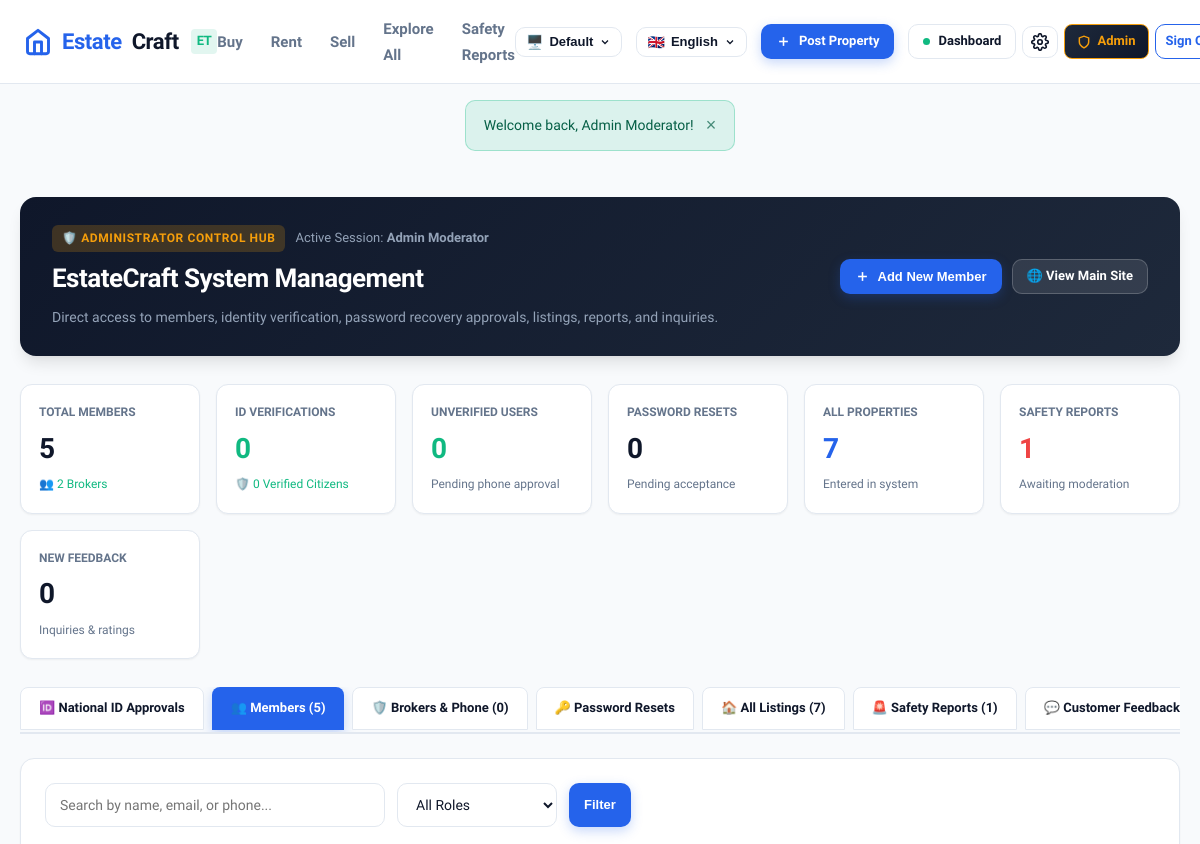
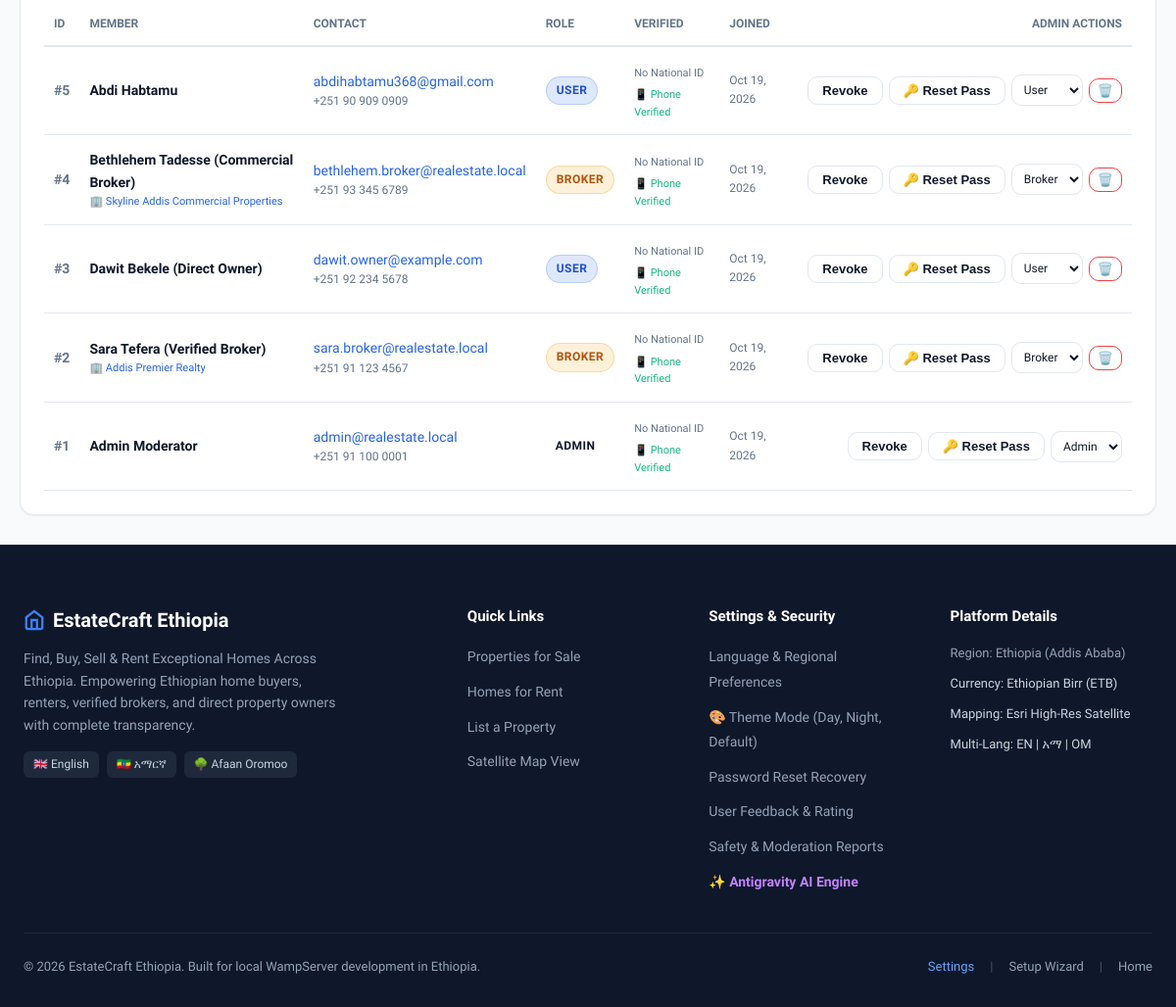
/admin/index.php (signed in), run on the app's committed database (2 pictures, top to bottom).
### tables this page shows
CREATE TABLE IF NOT EXISTS `users` (
  `id` INT UNSIGNED AUTO_INCREMENT PRIMARY KEY,
  `full_name` VARCHAR(100) NOT NULL,
  `email` VARCHAR(150) NOT NULL UNIQUE,
  `password_hash` VARCHAR(255) NULL COMMENT 'Null if registered via Google OAuth before setting password',
  `phone` VARCHAR(30) NULL,
  `phone_verified` TINYINT(1) DEFAULT 0,
  `otp_code` VARCHAR(10) NULL,
  `otp_expires_at` DATETIME NULL,
  `role` ENUM('user', 'broker', 'admin') NOT NULL DEFAULT 'user',
  `google_id` VARCHAR(100) NULL UNIQUE,
  `avatar` VARCHAR(255) NULL,
  `bio` TEXT NULL,
   
  `broker_agency` VARCHAR(150) NULL,
  `broker_license_no` VARCHAR(100) NULL,
  `broker_fee_percentage` DECIMAL(5,2) NULL DEFAULT 2.00 COMMENT 'Percentage commission for sales',
  `broker_fixed_fee` DECIMAL(10,2) NULL DEFAULT 0.00 COMMENT 'Fixed fee or rental placement fee',
  `broker_fee_notes` VARCHAR(255) NULL DEFAULT 'Standard 2% commission upon closing. No hidden upfront fees.',
  `preferred_language` VARCHAR(10) DEFAULT 'en',
  `theme_mode` VARCHAR(30) DEFAULT 'default' COMMENT 'light, dark, or default (system)',
  `ai_smart_alerts` TINYINT(1) DEFAULT 1,
  `ai_search_query` VARCHAR(255) NULL,
   
  `national_id_number` VARCHAR(100) NULL,
  `national_id_type` VARCHAR(50) DEFAULT 'fayda_national_id',
  `national_id_document` VARCHAR(255) NULL,
  `national_id_status` ENUM('unverified', 'pending', 'verified', 'rejected') NOT NULL DEFAULT 'unverified',
  `national_id_submitted_at` DATETIME NULL,
  `national_id_verified_at` DATETIME NULL,
  `national_id_rejection_reason` VARCHAR(255) NULL,
  `created_at` TIMESTAMP DEFAULT CURRENT_TIMESTAMP,
  `updated_at` TIMESTAMP DEFAULT CURRENT_TIMESTAMP ON UPDATE CURRENT_TIMESTAMP
);

### admin/index.php (the view, shortened to what the rows shown need)
<?php
require_once __DIR__ . '/../includes/auth.php';
$admin = requireAdmin();
$pdo = getDB();
$activeTab = $_GET['tab'] ?? 'members';
$members = [];
if ($activeTab === 'members') {
    $sql = "SELECT id, full_name, email, phone, phone_verified, role, broker_agency, national_id_status, national_id_type, national_id_number, created_at FROM users WHERE 1=1";
    $params = [];
    $sql .= " ORDER BY id DESC";
    $stmt = $pdo->prepare($sql);
    $stmt->execute($params);
    $members = $stmt->fetchAll();
}
require_once __DIR__ . '/../includes/header.php';
?>
<div class="admin-container" style="max-width: 1320px; margin: 30px auto; padding: 0 20px;">
    <div style="background: linear-gradient(135deg, #0f172a 0%, #1e293b 100%); border-radius: 16px; padding: 28px 32px; color: #ffffff; margin-bottom: 28px; box-shadow: var(--shadow-lg); display: flex; justify-content: space-between; align-items: center; flex-wrap: wrap; gap: 20px;">
        <div>
            <div style="display: flex; align-items: center; gap: 10px; margin-bottom: 6px;">
                <span style="font-size: 13px; color: #94a3b8;">Active Session: <strong><?= htmlspecialchars($admin['full_name']) ?></strong></span>
            </div>
            <h1 style="font-size: 26px; font-weight: 800; color: #ffffff; margin: 0; letter-spacing: -0.02em;">
                EstateCraft System Management
            </h1>
        </div>
    </div>
    <?php if ($activeTab === 'members'): ?>
        <div style="background: var(--bg-card); border: 1px solid var(--border-color); border-radius: 14px; padding: 24px; box-shadow: var(--shadow-sm);">
            <div style="overflow-x: auto;">
                <table style="width: 100%; border-collapse: collapse; text-align: left; font-size: 14px;">
                    <thead>
                        <tr style="border-bottom: 2px solid var(--border-color); color: var(--text-muted); font-size: 12px; text-transform: uppercase;">
                            <th style="padding: 12px 10px;">ID</th>
                            <th style="padding: 12px 10px;">Member</th>
                            <th style="padding: 12px 10px;">Contact</th>
                            <th style="padding: 12px 10px;">Role</th>
                            <th style="padding: 12px 10px;">Verified</th>
                            <th style="padding: 12px 10px;">Joined</th>
                            <th style="padding: 12px 10px; text-align: right;">Admin Actions</th>
                        </tr>
                    </thead>
                    <tbody>
                        <?php if (empty($members)): ?>
                            <tr>
                                <td colspan="7" style="padding: 30px; text-align: center; color: var(--text-muted);">
                                    No members found matching your filter criteria.
                                </td>
                            </tr>
                        <?php else: ?>
                            <?php foreach ($members as $m): ?>
                                <tr style="border-bottom: 1px solid var(--border-color);">
                                    <td style="padding: 14px 10px; font-weight: 700; color: var(--text-muted);">#<?= $m['id'] ?></td>
                                    <td style="padding: 14px 10px;">
                                        <div style="font-weight: 700; color: var(--secondary);"><?= htmlspecialchars($m['full_name']) ?></div>
                                        <?php if (!empty($m['broker_agency'])): ?>
                                            <div style="font-size: 11px; color: var(--primary);">🏢 <?= htmlspecialchars($m['broker_agency']) ?></div>
                                        <?php endif; ?>
                                    </td>
                                    <td style="padding: 14px 10px;">
                                        <div><a href="mailto:<?= htmlspecialchars($m['email']) ?>" style="color: var(--primary);"><?= htmlspecialchars($m['email']) ?></a></div>
                                        <div style="font-size: 12px; color: var(--text-muted);"><?= htmlspecialchars($m['phone'] ?? 'No phone') ?></div>
                                    </td>
                                    <td style="padding: 14px 10px;">
                                        <span class="badge badge-<?= $m['role'] === 'admin' ? 'sold' : ($m['role'] === 'broker' ? 'broker' : 'sale') ?>">
                                            <?= ucfirst($m['role']) ?>
                                        </span>
                                    </td>
                                    <td style="padding: 14px 10px;">
                                        <?php if (($m['national_id_status'] ?? '') === 'verified'): ?>
                                            <span style="color: #047857; font-weight: 700; font-size: 12px; display: inline-flex; align-items: center; gap: 4px;">
                                                🛡️ ID Verified
                                            </span>
                                        <?php elseif (($m['national_id_status'] ?? '') === 'pending'): ?>
                                            <a href="?tab=national_id" style="color: #b45309; font-weight: 700; font-size: 12px; display: inline-flex; align-items: center; gap: 4px; text-decoration: none;" title="National ID awaiting admin review">
                                                ⏳ ID Pending
                                            </a>
                                        <?php elseif (($m['national_id_status'] ?? '') === 'rejected'): ?>
                                            <span style="color: #b91c1c; font-weight: 700; font-size: 12px; display: inline-flex; align-items: center; gap: 4px;" title="ID rejected">
                                                ❌ ID Rejected
                                            </span>
                                        <?php else: ?>
                                            <span style="color: var(--text-muted); font-size: 11px;">No National ID</span>
                                        <?php endif; ?>
                                        <div style="font-size: 11px; margin-top: 4px; color: <?= $m['phone_verified'] ? '#10b981' : '#94a3b8' ?>;">
                                            📱 <?= $m['phone_verified'] ? 'Phone Verified' : 'Phone Unverified' ?>
                                        </div>
                                    </td>
                                    <td style="padding: 14px 10px; font-size: 12px; color: var(--text-muted);">
                                        <?= date('M j, Y', strtotime($m['created_at'])) ?>
                                    </td>
                                    <td style="padding: 14px 10px; text-align: right;">
                                        <div style="display: flex; gap: 6px; justify-content: flex-end; align-items: center;">
                                            <form method="POST" action="" style="display: inline;">
                                                <button type="submit" class="btn btn-secondary btn-sm" title="<?= $m['phone_verified'] ? 'Revoke Verification' : 'Approve & Verify' ?>">
                                                    <?= $m['phone_verified'] ? 'Revoke' : 'Verify' ?>
                                                </button>
                                            </form>
                                            <button type="button" class="btn btn-secondary btn-sm" onclick="openResetModal(<?= $m['id'] ?>, '<?= htmlspecialchars(addslashes($m['email'])) ?>')" title="Set Password Directly">
                                                🔑 Reset Pass
                                            </button>
                                            <form method="POST" action="" style="display: inline;">
                                                <select name="role" onchange="if(confirm('Change role for <?= htmlspecialchars(addslashes($m['full_name'])) ?>?')) this.form.submit(); else this.value='<?= $m['role'] ?>';" class="form-select" style="padding: 4px 8px; font-size: 12px; width: auto; height: 32px;">
                                                    <option value="user" <?= $m['role'] === 'user' ? 'selected' : '' ?>>User</option>
                                                    <option value="broker" <?= $m['role'] === 'broker' ? 'selected' : '' ?>>Broker</option>
                                                    <option value="admin" <?= $m['role'] === 'admin' ? 'selected' : '' ?>>Admin</option>
                                                </select>
                                            </form>
                                            <?php if ($m['id'] !== (int)$admin['id']): ?>
                                                <form method="POST" action="" style="display: inline;" onsubmit="return confirm('WARNING: Are you sure you want to permanently delete member <?= htmlspecialchars(addslashes($m['full_name'])) ?> and all their listings?');">
                                                    <button type="submit" class="btn btn-outline btn-sm" style="color: var(--danger); border-color: var(--danger); padding: 4px 8px;" title="Delete User">
                                                        🗑️
                                                    </button>
                                                </form>
                                            <?php endif; ?>
                                        </div>
                                    </td>
                                </tr>
                            <?php endforeach; ?>
                        <?php endif; ?>
                    </tbody>
                </table>
            </div>
        </div>
    <?php endif; ?>
</div>
<?php require_once __DIR__ . '/../includes/footer.php'; ?>

### data on the page
users: full_name "Admin Moderator", id "1", email "admin@realestate.local", phone "+251 91 100 0001", role "ADMIN", national_id_status "No National ID", phone_verified "Phone Verified", created_at "Oct 19, 2026", role "Admin"
users: id "5", full_name "Abdi Habtamu", email "abdihabtamu368@gmail.com", phone "+251 90 909 0909", role "USER", national_id_status "No National ID", phone_verified "Phone Verified", created_at "Oct 19, 2026", role "User"
users: id "4", full_name "Bethlehem Tadesse (Commercial Broker)", broker_agency "Skyline Addis Commercial Properties", email "bethlehem.broker@realestate.local", phone "+251 93 345 6789", role "BROKER", national_id_status "No National ID", phone_verified "Phone Verified", created_at "Oct 19, 2026", role "Broker"
users: id "3", full_name "Dawit Bekele (Direct Owner)", email "dawit.owner@example.com", phone "+251 92 234 5678", role "USER", national_id_status "No National ID", phone_verified "Phone Verified", created_at "Oct 19, 2026", role "User"
users: id "2", full_name "Sara Tefera (Verified Broker)", broker_agency "Addis Premier Realty", email "sara.broker@realestate.local", phone "+251 91 123 4567", role "BROKER", national_id_status "No National ID", phone_verified "Phone Verified", created_at "Oct 19, 2026", role "Broker"

### other printed values
__('nav_buy', 'Buy') "Buy"
__('nav_rent', 'Rent') "Rent"
__('nav_sell', 'Sell') "Sell"
__('nav_explore', 'Explore All') "Explore All"
__('nav_safety_reports', 'Safety Reports') "Safety Reports"
$availableLangs[$currentLang]['flag'] "🇬🇧"
$availableLangs[$currentLang]['native'] "English"
__('nav_post_property', 'Post Property') "Post Property"
__('nav_dashboard', 'Dashboard') "Dashboard"
__('nav_signout', 'Sign Out') "Sign…"
$_SESSION['flash_success'] "Welcome back, Admin Moderator!"
$countUsers "5"
$countBrokers "2"
$countPendingId "0"
$countVerifiedId "0"
